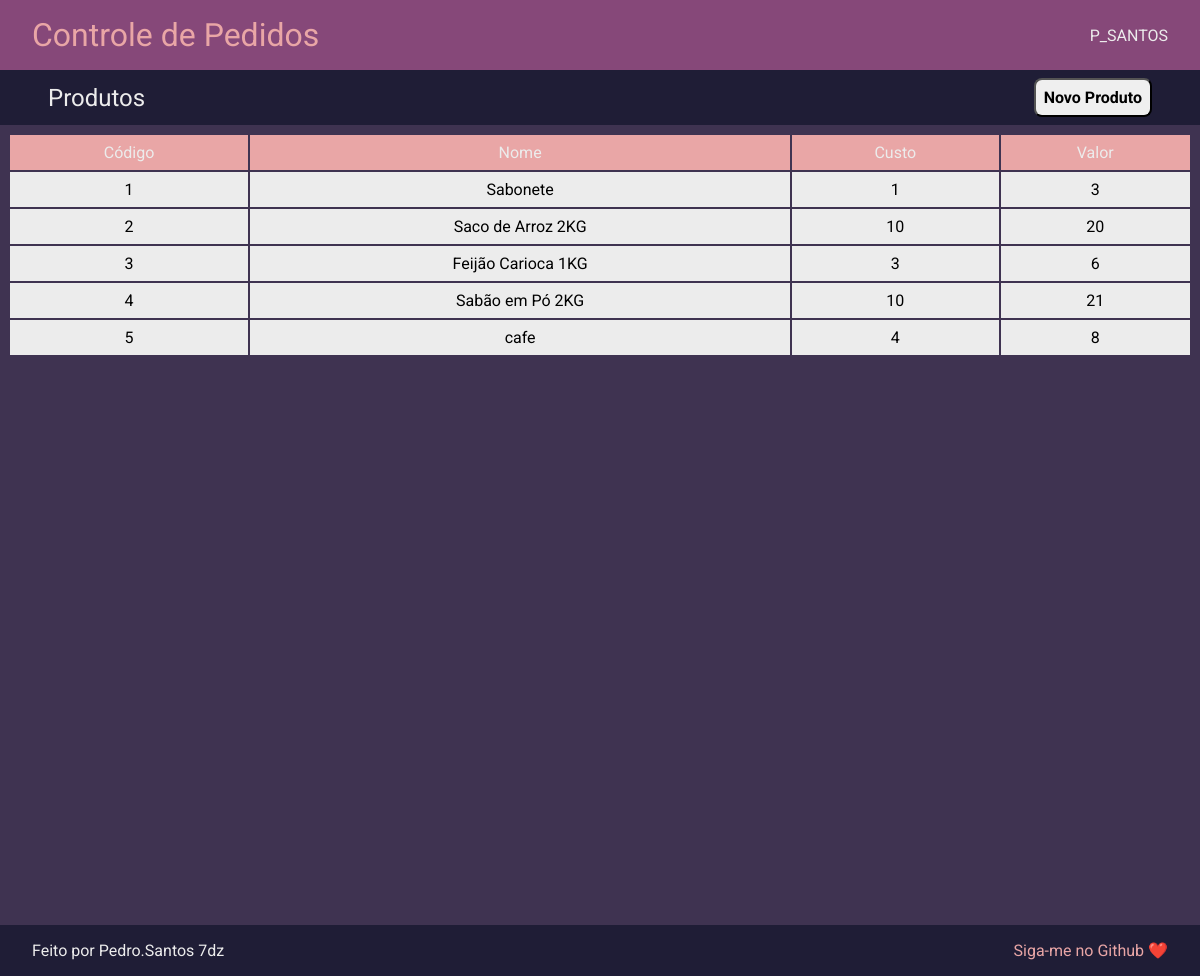
Page /produtos/ on the earlier database version.
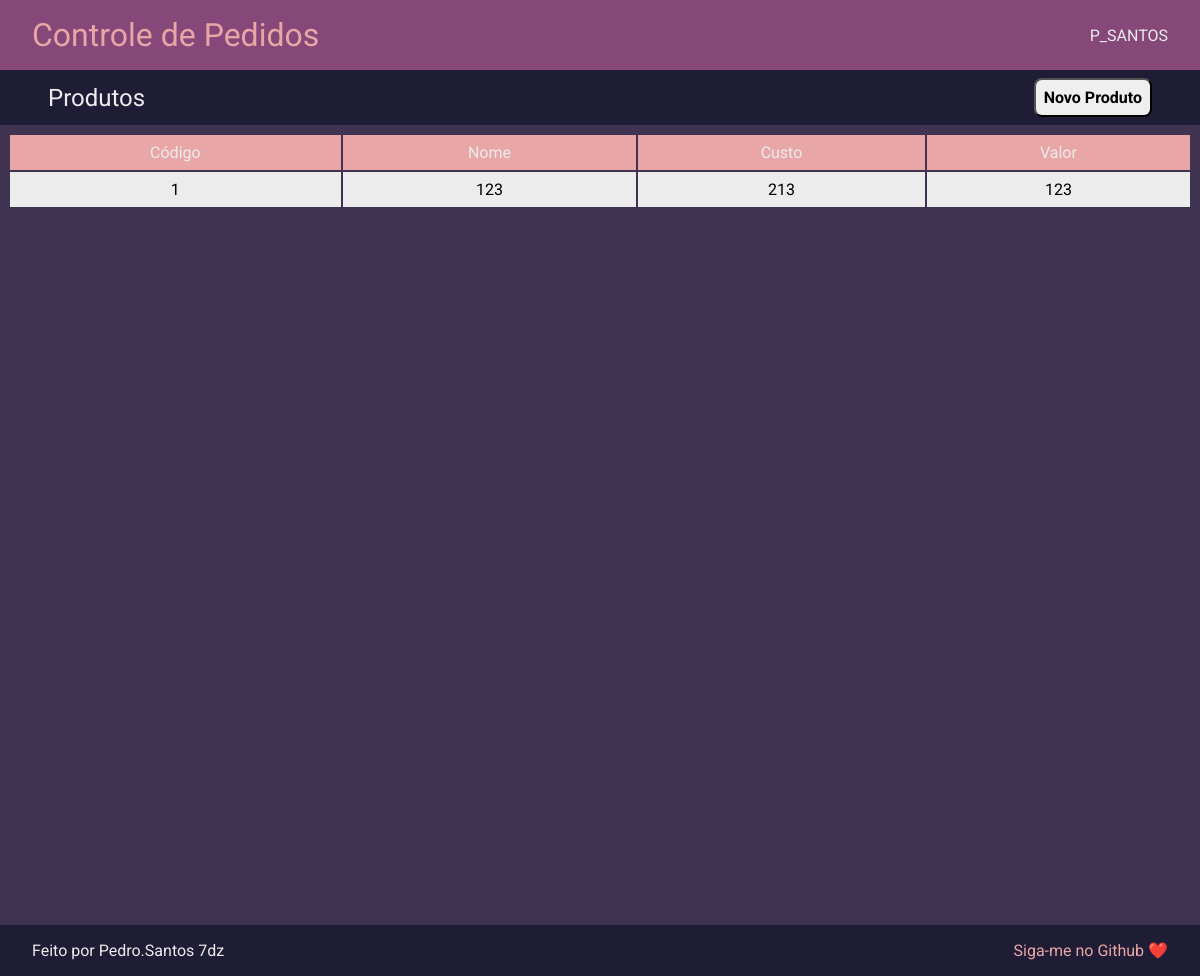
Same page on the later database version.
### core/models.py (models this page shows, shortened)
class Produto(models.Model):
    id = models.IntegerField(primary_key=True)
    nome = models.CharField(max_length=100)
    custo = models.IntegerField()
    valor = models.IntegerField()

### core/views.py (the view)
# urls.py: path('produtos/', views.lista_produtos, name='lista_produtos'),
def lista_produtos(request):
    columns = ['Código', 'Nome', 'Custo', 'Valor']
    produtos = Produto.objects.all()
    return render(request, 'app/admin_lista_produtos.html', {
        'produtos': produtos,
        'produtos_columns': columns,
        'logado': True,
        'user_name' : 'P_SANTOS'
    })

### core/templates/app/admin_lista_produtos.html (shortened to what this page needs)
<!DOCTYPE html>
<html lang="pt-br">
<head>
    {% include "../model/head.html" with page_title="Controle de Pedidos - Listagem de Pedidos" %}
</head>
<body>
    {% include "../model/header.html" with logado=1 bread_name="Produtos" bread_button_name="Novo Produto" %}
    <main class="main-container">
        <section class="produtos-container">
            {% include "../model/table.html" with arr_columns=produtos_columns arr=produtos template=1 %}
        </section>
    </main>
    {% include "../model/footer.html" %}
</body>
</html>

### core/templates/model/head.html (shortened to what this page needs)
{% load static %}
<head>
    <link rel="stylesheet" href="{% static 'css/modal.min.css' %}">
    <link rel="stylesheet" href="{% static 'css/toast.min.css' %}">
    <link rel="stylesheet" href="{% static 'css/base.css' %}">
</head>

### core/templates/model/header.html (shortened to what this page needs)
<header class="topbar">
    <div class="topbar-content">
        <div class="topbar-title">
            <a href="/">
                <h1> Controle de Pedidos </h1>
            </a>
        </div>
        <div class="user-content">
            {% if logado %}
                <div class="user-name"> {{user_name}} </div>
            {% endif %}
        </div>
    </div>
    <nav class="breadcrumb">
        <div class="breadcrumb-title">
            <h2> {{bread_name}} </h2>
        </div>
        {% if bread_button_name %}
        <div class="breadcrumb-button">
            {% if link_content %}
                <a href="{{link_content}}">
                    <button class="btn btn-light"> {{bread_button_name}} </button>
                </a>
            {% else %}
                <a href="#modal-template" rel="modal:open">
                    <button class="btn btn-light"> {{bread_button_name}} </button>
                </a>
            {% endif %}
        </div>
        {% endif %}
    </nav>
</header>

### core/templates/model/table.html (shortened to what this page needs)
<table class="table">
    <thead>
        <tr>
            {% for obj in arr_columns %}
                <th scope="col"> {{obj}} </th>
            {% endfor %}
        </tr>
    </thead>
    <tbody>
        {% for obj in arr %}
            {% if template == 1 %}
            <tr>
                <th> {{ obj.id }} </th>
                <th> {{ obj.nome }} </th>
                <th> {{ obj.custo }} </th>
                <th> {{ obj.valor }} </th>
            </tr>
            {% endif %}
        {% empty %}
        <h3> Nenhuma informação foi encontrada! </h3>
        {% endfor %}
    </tbody>
</table>

### core/templates/model/footer.html (shortened to what this page needs)
{% load static %}
<footer class="footer-container">
    <section class="footer-content">
        <div class="footer-item"> Feito por Pedro.Santos 7dz </div>
        <div class="footer-item"> <a target="_blank" href="https://github.com/Dyoniso"> Siga-me no Github ❤️ </a> </div>
    </section>
</footer>

### core/static/css/base.css (style rules this page uses)
:root { --color-primary-1 : #1F1D36; --color-primary-2 : #3F3351; --color-secondary : #864879; --color-accent : #E9A6A6; --color-light : #ececec; --color-black : #000; }
* { font-family: "Roboto", sans-serif; font-weight: 400; text-decoration: none; margin: 0; padding: 0; list-style: none; box-sizing: border-box; outline: none; }
a { color: var(--color-accent); }
.topbar .topbar-content, .breadcrumb, .footer-content { display: flex; justify-content: space-between; align-items: center; }
.topbar .topbar-content { background-color: var(--color-secondary); color: var(--color-light); padding-left: 2rem; padding-right: 2rem; padding-top: 1rem; padding-bottom: 1rem; }
.breadcrumb { background-color: var(--color-primary-1); color: var(--color-light); padding-left: 3rem; padding-right: 3rem; padding-top: 0.5rem; padding-bottom: 0.5rem; }
.btn { padding: 8px; font-size: 16px; border-radius: 8px; cursor: pointer; font-weight: bold; }
.main-container { height: 100vh; background-color: var(--color-primary-2); color: var(--color-light); padding: 8px; }
.table { width: 100%; }
.table thead { background-color: var(--color-accent); font-weight: bold; }
.table tbody { background-color: var(--color-light); font-weight: bold; color: var(--color-black); }
.table th { padding: 8px; }
.footer-container { background-color: var(--color-primary-1); color: var(--color-light); padding-left: 2rem; padding-right: 2rem; padding-top: 1rem; padding-bottom: 1rem; }

Differences in the rows shown:
removed Produto: id "2", nome "Saco de Arroz 2KG", custo "10", valor "20"
removed Produto: id "3", nome "Feijão Carioca 1KG", custo "3", valor "6"
removed Produto: id "4", nome "Sabão em Pó 2KG", custo "10", valor "21"
removed Produto: id "5", nome "cafe", custo "4", valor "8"
changed Produto id 1: nome "Sabonete" → "123"; custo "1" → "213"; valor "3" → "123"
